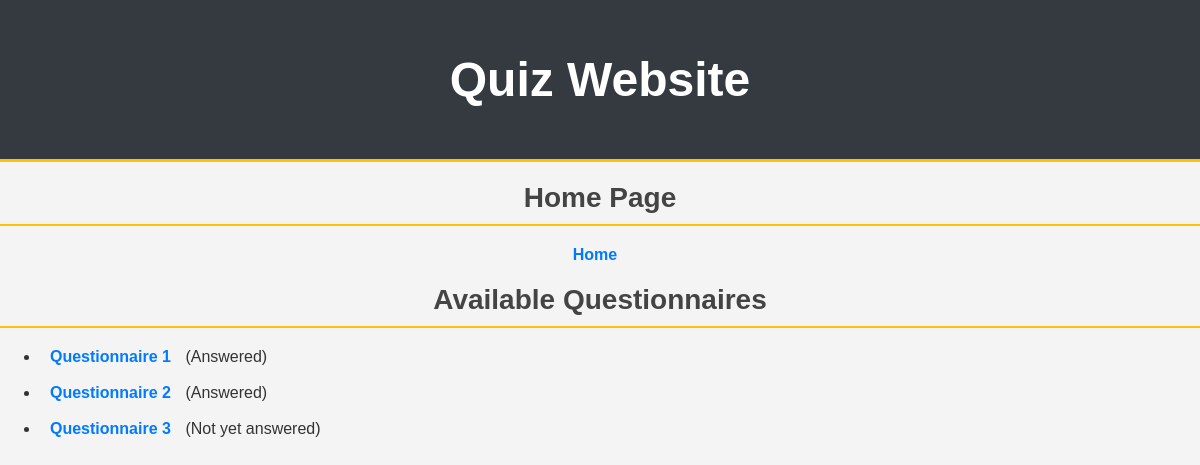
Screenshot of /client_dashboard/ (signed in) with the database file from the repository.
### task/models.py (models this page shows, shortened)
class Questionnaire(models.Model):
    client = models.ForeignKey(Client, on_delete=models.CASCADE, related_name='questionnaires')
    title = models.CharField(max_length=100)
    created_at = models.DateTimeField(auto_now_add=True)

### task/views.py (the view, shortened to what this page needs)
# urls.py: path("client_dashboard/", views.client_dashboard, name="client_dashboard"),  # Client dashboard
def client_dashboard(request):
    client = request.user.client  # Get the client associated with the current user
    questionnaires = Questionnaire.objects.all()  # Retrieve all questionnaires
    answered_questionnaires = {
        response.questionnaire_id: True
        for response in ClientResponse.objects.filter(client=client)
    }
    return render(request, "client_dashboard.html", {"questionnaires": questionnaires, "answered_questionnaires": answered_questionnaires})

### task/templates/client_dashboard.html
{% extends 'base.html' %} {% block title %}Client Account{% endblock %}
{% block content %}
<h2>Available Questionnaires</h2>
{% if questionnaires %}
  <ul>
    {% for questionnaire in questionnaires %}
    <li>
      <a href="{% url 'questionnaire_detail' questionnaire.id %}">{{ questionnaire.title }}</a>
      {% if questionnaire.id in answered_questionnaires %}
      (Answered)
    {% else %}
        (Not yet answered)
    {% endif %}
    <br><br/>
    </li>
    {% endfor %}
  </ul>
{% else %}
  <p>No questionnaires available</p>
{% endif %}
{% endblock %}

### task/static/css/styles.css (style rules this page uses)
h2 { color: #343a40; text-align: center; font-size: 28px; font-weight: bold; margin-top: 20px; margin-bottom: 20px; border-bottom: 2px solid #ffc107; padding-bottom: 10px; }
body { font-family: Arial, sans-serif; background-color: #f4f4f4; margin: 0; padding: 0; color: #333; }
h2 { color: #444; margin-bottom: 20px; }
a { color: #007bff; text-decoration: none; font-weight: bold; padding: 5px 10px; border-radius: 5px; transition: background-color 0.3s ease, color 0.3s ease; }

### rows the page displays
Questionnaire: title "Questionnaire 1", shows "(Answered)"
Questionnaire: title "Questionnaire 2", shows "(Answered)"
Questionnaire: title "Questionnaire 3", shows "(Not yet answered)"
